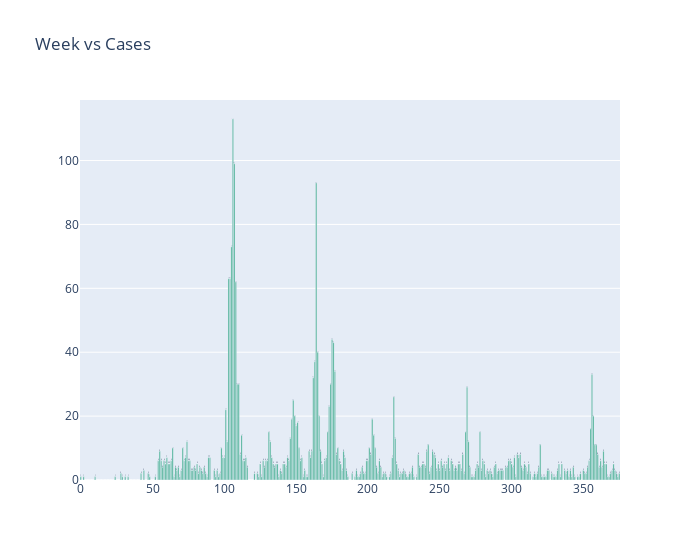

The notebook cell saved with this chart:
### Code cell
fig =  xp.bar(Week_wise, x = 'index1', y = 'New Cases', orientation = 'v', 
                  text='New Cases', title='Week vs Cases', width=700,
                  color_discrete_sequence = xp.colors.qualitative.Dark2)
fig.update_traces(textposition='auto')
fig.update_layout(xaxis_title="", yaxis_title="", showlegend=False)
fig.show()

### Figure 1 — Plotly figure (JSON) as saved in the notebook; plotly's stock layout.template omitted (floating-point values rounded to 4 significant figures; data arrays with more than 128 entries replaced by an {"elided": "..."} marker saying what was removed)
{"data": [{"alignmentgroup": "True", "hovertemplate": "index1=%{x}<br>New Cases=%{text}<extra></extra>", "legendgroup": "", "marker": {"color": "rgb(27,158,119)"}, "name": "", "offsetgroup": "", "orientation": "v", "showlegend": false, "text": {"elided": "376 int values"}, "textposition": "auto", "type": "bar", "x": {"elided": "376 int values"}, "xaxis": "x", "y": {"elided": "376 int values"}, "yaxis": "y"}], "layout": {"barmode": "relative", "legend": {"tracegroupgap": 0}, "showlegend": false, "title": {"text": "Week vs Cases"}, "width": 700, "xaxis": {"anchor": "y", "domain": [0, 1], "title": {"text": ""}}, "yaxis": {"anchor": "x", "domain": [0, 1], "title": {"text": ""}}}}
